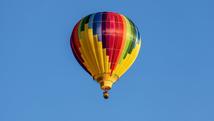
#> input picture TP 3 - Traitement dImage-20220218/montgolfiere.bmp, 214 x 121 px, shrunk from 885 x 500 before the run
$ jupyter execute TP3_Image_corrige.ipynb
#> lines starting #> are read from the running program, lines starting #| are printed output that depends on the picture
# Questions de cours

1.Qu'est-ce qu'un pixel ?

2.Quel format de stockage utilise-t-on pour stocker un pixel ?

3.Donner la suite de 0 et de 1 permettant de stocker une image de 2 fois 2 qui part du noir en haut à gauche
et devient plus rouge en allant à doite et plus bleu en allant vers le bas.

# Matrices

Créer une matrice avec 3 lignes et 4 colonnes

[cell 1]
#définir la matrice sans utiliser de boucles
mat = [[1,1,2,1],[2,2,2,3],[1,1,1,5]]

Faire une fonction `nbrCol(matrice)` qui retourne le nombre de colonnes d'une matrice
et une fonction `nbrLig(matrice)` qui retourne le nombre de lignes d'une matrice

[cell 2]
def nbrCol(matrice):
        return(len(matrice[0]))

def nbrLig(matrice):
        return len(matrice)

print(nbrCol(mat),nbrLig(mat))

Remplir `mat` de 9 en utilisant deux boucles sur les index de la matrice.

[cell 3]
def rempli9(matrice):
    for i in range (nbrLig(matrice)):
        for j in range (nbrCol(matrice)):
            matrice[i][j] = 9

rempli9(mat)
print(mat)

Maintenant, remplir la matrice de 8 en parcourant les lignes, puis une boucle avec un index sur chacune de ces lignes.

[cell 4]
def rempli8(matrice):
    for l in matrice :
        for i in range (len(l)):
            l[i]= 8


rempli8(mat)
print(mat)

Créer une matrice de taille 50x50 qui ne contient que des 3.

[cell 5]
#Utiliser une boucle dans la définition de la matrice
mat= []
for i in range(50):
    #x=[]#
    #for j in range(50):#
        #x.append(3)#
    #mat.append(x)#
    x= [3]*50
    mat.append(x)

mat=[[3]*50 for _ in range (50)]
print(mat)

# Matrice de Pixels

Importer les librairies suivantes :

[cell 6]
import tkinter as tk
import PIL as pil
from PIL import Image
from PIL import ImageTk
from tkinter import filedialog
from tkinter import simpledialog

Ajouter la fonction suivante à votre code, on ne demande pas de la comprendre en détail.
Elle permet de stocker la matrice de pixels passée en paramètre `matPix` dans un fichier spécifié par `filename`.

[cell 7]
def saving(matPix, filename):
    toSave=pil.Image.new("RGBA",(nbrCol(matPix),nbrLig(matPix)))
    for i in range(nbrCol(matPix)):
        for j in range(nbrLig(matPix)):
            toSave.putpixel((i,j),matPix[j][i])
    toSave.save(filename)

Créer une matrice de pixels de taille 100x100 ainsi qu'une fonction qui met à vert les pixels à gauche de l'image et à bleu les pixels de la partie droite.
Afin de visualiser l'image obtenue, on utilisera la fonction `saving` et on ouvrira le fichier ainsi généré.

[cell 8]
#definir une nouvelle matrice 100x100
matVB=[[(0,0,0,255)]*100 for _ in range (100)]
toSave=pil.Image.new("RGBA",(nbrCol(matVB),nbrLig(matVB)))
#> toSave: PIL image 100x100 RGBA; every value is 0
def rempliVB(matrice):
    for i in range(nbrCol(matVB)):
        for j in range(nbrLig(matVB)):
            if j <= 49 :
                matVB[i][j]=(255,0,255,255)
            else :
                matVB[i][j]=(255,50,15,255)
def loading(filename):
    toLoad=pil.Image.open(filename)
    mat=[[(255,255,255,255)]*toLoad.size[0] for k in range(toLoad.size[1])]
    for i in range(toLoad.size[1]):
        for j in range(toLoad.size[0]):
            mat[i][j]=toLoad.getpixel((j,i))
    return mat

rempliVB(matVB)
saving(matVB,"vertbleu.png")
#> after the loop in saving, `for i in range(nbrCol(matPix)):`:
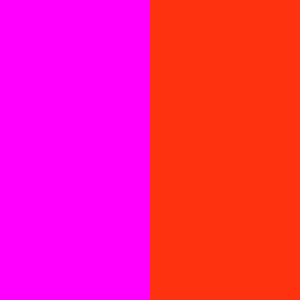
#> toSave: PIL image 100x100 RGBA (shown 3 times larger); mean R, G, B, A 255, 25, 135, 255

Ajouter la fonction `loading` à votre code. Là non plus on ne demande pas de comprendre la fonction en détail.
Elle prend une image en entrée et retourne une matrice de pixels.

[cell 9]
def loading(filename):
#> called with filename = 'montgolfiere.bmp'
    toLoad=pil.Image.open(filename)
#> toLoad is the input picture: PIL image 214x121 RGB; mean R, G, B 92.5, 133.8, 178
    mat=[[(255,255,255,255)]*toLoad.size[0] for k in range(toLoad.size[1])]
    for i in range(toLoad.size[1]):
        for j in range(toLoad.size[0]):
            mat[i][j]=toLoad.getpixel((j,i))
#> after the loop, mat = 121 items
    return mat

En vous servant de la fonction 'loading', calculer le nombre de pixels dans une image `.bmp` de votre choix, puis calculer la taille de l'image en octets. Comparer avec la taille donnée par votre machine.

[cell 10]
mat=loading("montgolfiere.bmp")
#> mat = 121 items

print(nbrCol(mat)*nbrLig(mat)*len(mat[0][0]))

A l'aide de la fonction `loading`, modifier une image en ajoutant un rectangle noir au milieu de l'image.

[cell 11]
matrice=loading("vertbleu.png")
#> matrice = 100 items

def ajouteCarreNoir(mat):
    mat=[(0,0,0,255)*50 for _ in range (50)]
    for i in range(nbrLig(matrice)):
        for j in range (nbrCol(matrice)):
            if 24 < j < 74 and 24 < i < 74:
                matrice[i][j]=(0,0,0,255)

ajouteCarreNoir(matrice)
saving(matrice,"vertbleumodif.png")
#> call 2 of saving, with filename = 'vertbleumodif.png'
#> after the loop in saving (call 2), `for i in range(nbrCol(matPix)):`:
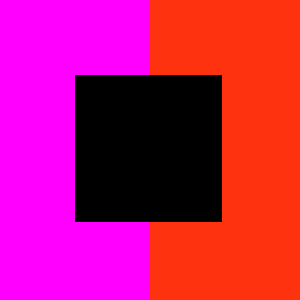
#> toSave: PIL image 100x100 RGBA (shown 3 times larger); mean R, G, B, A 193.8, 19.1, 102, 255

De la même manière ajouter un filtre qui ne conserve que la composante verte d'une image.

[cell 12]
matrice=loading("tomate.png")
#> call 3 of loading, with filename = 'tomate.png'
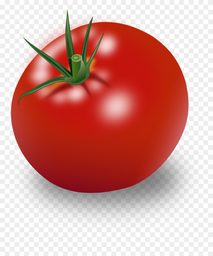
#> input picture TP 3 - Traitement dImage-20220218/tomate.png, 213 x 256 px, shrunk from 880 x 1058 before the run
#> in loading, toLoad is the input picture: PIL image 213x256 RGB; mean R, G, B 210.9, 154.7, 148.4
#> after the loop in loading (call 3), `for i in range(toLoad.size[1]):`: mat = 256 items
#> matrice = 256 items

def filtre_vert(mat):
    for i in range (nbrLig(mat)):
        for j in range (nbrCol(mat)):
            mat[i][j]=(0,mat[i][j][1],0)
#> after the loop, mat = 256 items

filtre_vert(matrice)
saving(matrice,"tomateVert.png")
#> call 3 of saving, with filename = 'tomateVert.png'
#> in saving (call 3), `toSave=pil.Image.new("RGBA",(nbrCol(matPix),nbrLig(matPix)))`: toSave: PIL image 213x256 RGBA; every value is 0
#> after the loop in saving (call 3), `for i in range(nbrCol(matPix)):`:
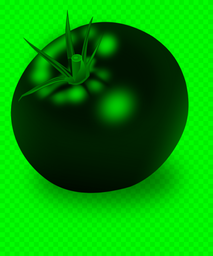
#> toSave: PIL image 213x256 RGBA; mean R, G, B, A 0, 154.7, 0, 255

Créer une méthode qui permet d'afficher le négatif de l'image (on inverse la luminosité).

[cell 13]
matrice=loading("tomate.png")

def negatif(mat):
    for i in range (nbrLig(mat)):
        for j in range(nbrCol(mat)):
            mat [i][j] = mat[i][j]=(255-mat[i][j][0],255-mat[i][j][1],255-mat[i][j][2])
#> after the loop, mat = 256 items


negatif(matrice)
saving(matrice,"tomateNeg.png")
#> call 4 of saving, with filename = 'tomateNeg.png'
#> after the loop in saving (call 4), `for i in range(nbrCol(matPix)):`:
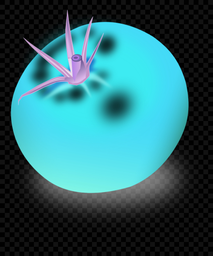
#> toSave: PIL image 213x256 RGBA; mean R, G, B, A 44.1, 100.3, 106.6, 255

Créer une méthode qui permet d'afficher le symétrique de l'image par rapport à la droite verticale en son milieu.

[cell 14]
matrice=loading("tomate.png")

def symetrique(mat):
    matSym=[[(0,0,0,0)]*nbrCol(mat)for k in range (nbrLig(mat))]
#> matSym = 256 items
    for i in range (nbrLig(mat)):
        for j in range(nbrCol(mat)):
            matSym[i][nbrCol(mat)-1-j]=mat[i][j]
    for i in range (nbrLig(mat)):
        for j in range(nbrCol(mat)):
            mat[i][j]= matSym[i][j]
#> after the loop, mat = 256 items

symetrique(matrice)
saving(matrice,"tomateSym.png")
#> after the loop in saving (call 5), `for i in range(nbrCol(matPix)):`:
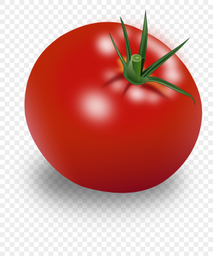
#> toSave: PIL image 213x256 RGBA; mean R, G, B, A 210.9, 154.7, 148.4, 255
